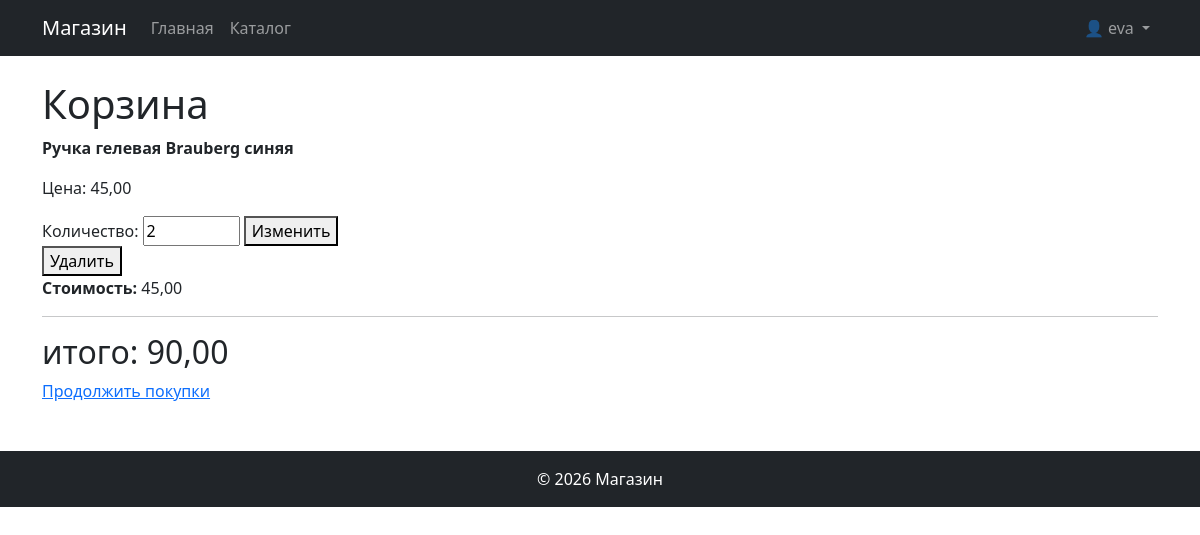
Page /cart/ (signed in) on the earlier database version.
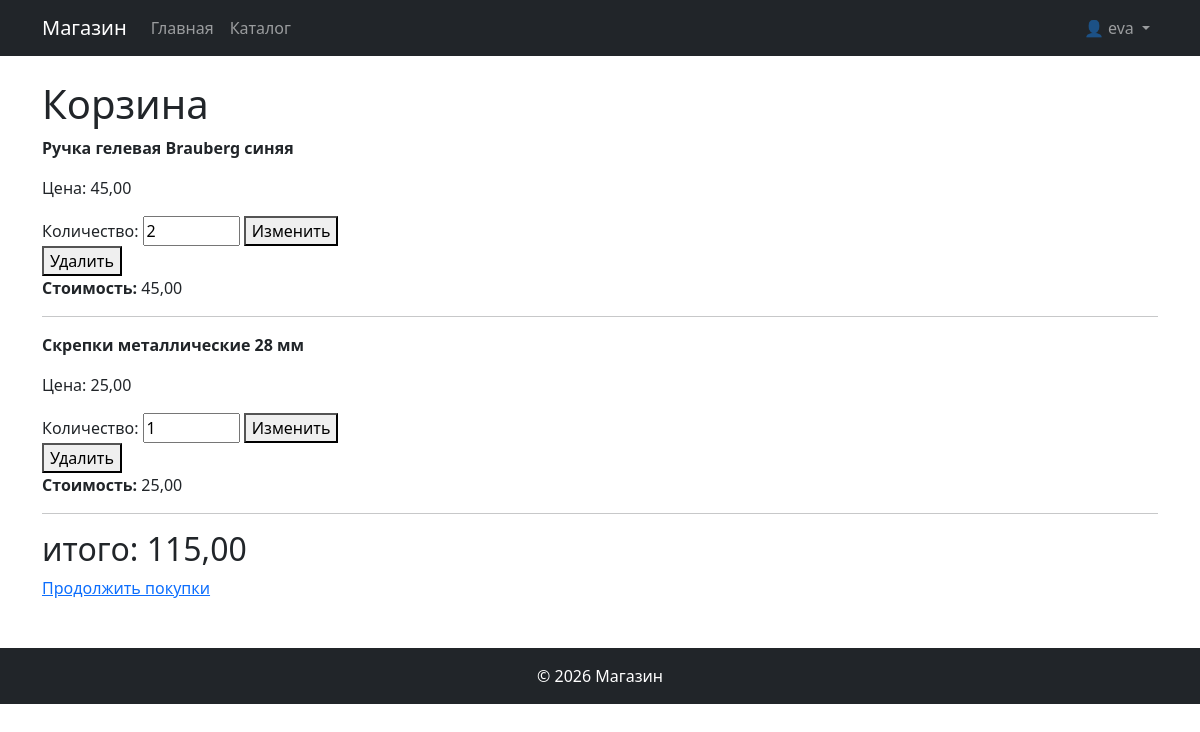
Same page on the later database version.
### shop/models.py (models this page shows, shortened)
class CartItem(models.Model):
    cart = models.ForeignKey(Cart, on_delete = models.CASCADE)
    product = models.ForeignKey(Product, on_delete = models.CASCADE)
    quantity = models.PositiveIntegerField()

class Product(models.Model):
    name = models.CharField(max_length = 200)
    description = models.TextField()
    photo = models.ImageField(upload_to = 'products/', blank = True)
    price = models.DecimalField(max_digits = 10, decimal_places = 2,
    validators = [MinValueValidator(0)])
    stock = models.IntegerField(validators = [MinValueValidator(0)])
    category = models.ForeignKey(Category, on_delete = models.CASCADE)
    manufacturer = models.ForeignKey(Manufacturer, on_delete = models.CASCADE)

### shop/views.py (the view)
# urls.py: path('cart/', views.cart_view, name='cart_view'),
@login_required
def cart_view(request):
    cart, created = Cart.objects.get_or_create(user=request.user)
    cart_items = cart.cartitem_set.all()
    total_price = 0
    for item in cart_items:
        total_price += item.product.price * item.quantity
    return render(request, 'shop/cart.html', {
        'cart_items': cart_items,
        'total_price': total_price
    })

### shop/templates/shop/cart.html (shortened to what this page needs)
{% extends 'shop/base.html' %}
{% block content %}
<h1>Корзина</h1>
{% if cart_items %}
    {% for item in cart_items %}
        <div>
            <p><b>{{ item.product.name }}</b></p>
            <p>Цена: {{ item.product.price }}</p>
            <form method="post" action="/cart/update/{{ item.id }}/">
                <label>Количество:</label>
                <input type="number" name="quantity" value="{{ item.quantity }}" min="1" max="{{ item.product.stock }}">
                <button type="submit">Изменить</button>
            </form>
            <form method="post" action="/cart/remove/{{ item.id }}/">
                <button type="submit">Удалить</button>
            </form>
            <p><b>Стоимость:</b> {{ item.product.price}}</p>
        </div>
        <hr>
    {% endfor %}
    <h2>итого: {{ total_price }}</h2>
{% else %}
    <p>Корзина пуста</p>
{% endif %}
<a href="/catalog/">Продолжить покупки</a>
{% endblock %}

Differences in the rows shown:
added CartItem: product.name "Скрепки металлические 28 мм", product.price "25,00", quantity "1"
Other differences:
{{ total_price }}: "90,00" → "115,00"
